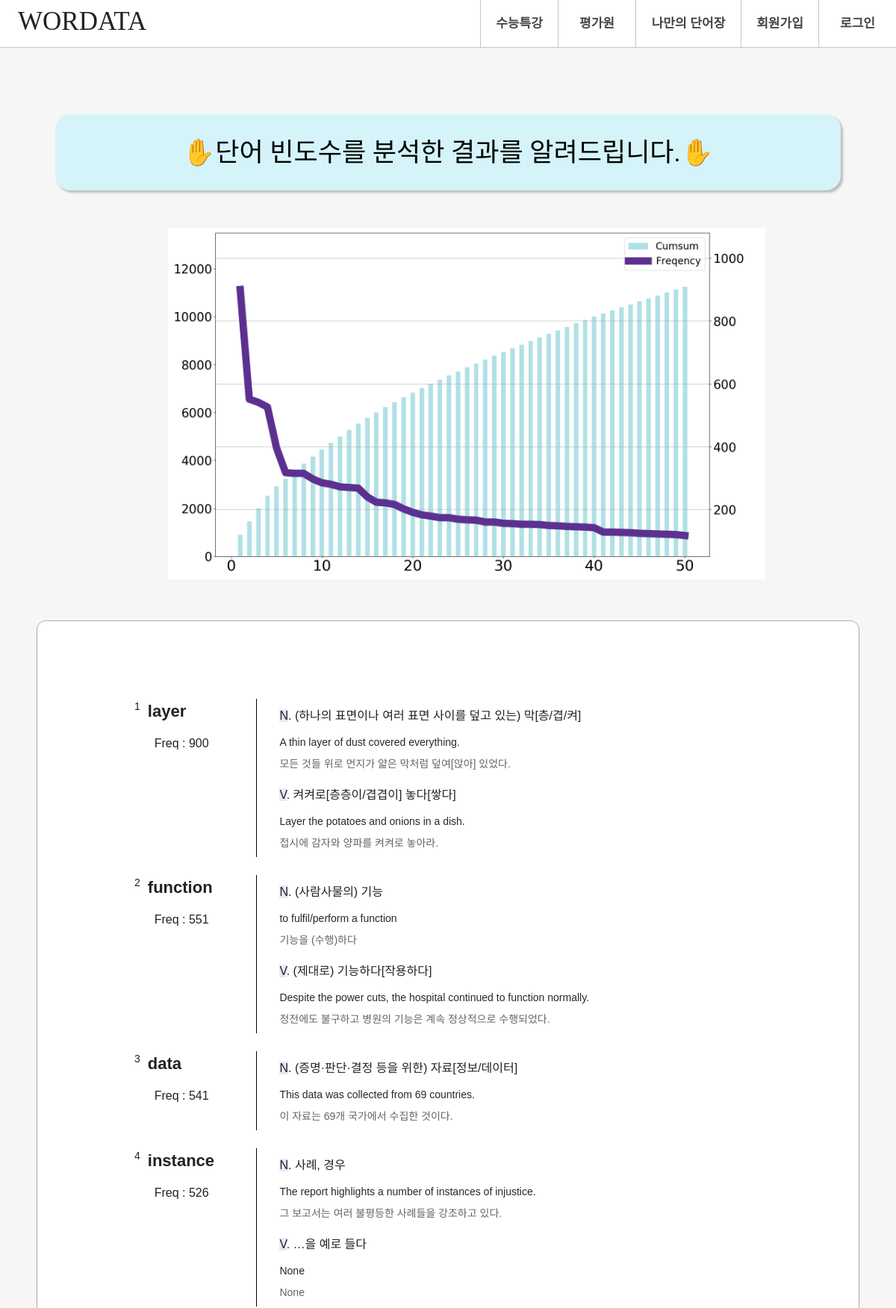
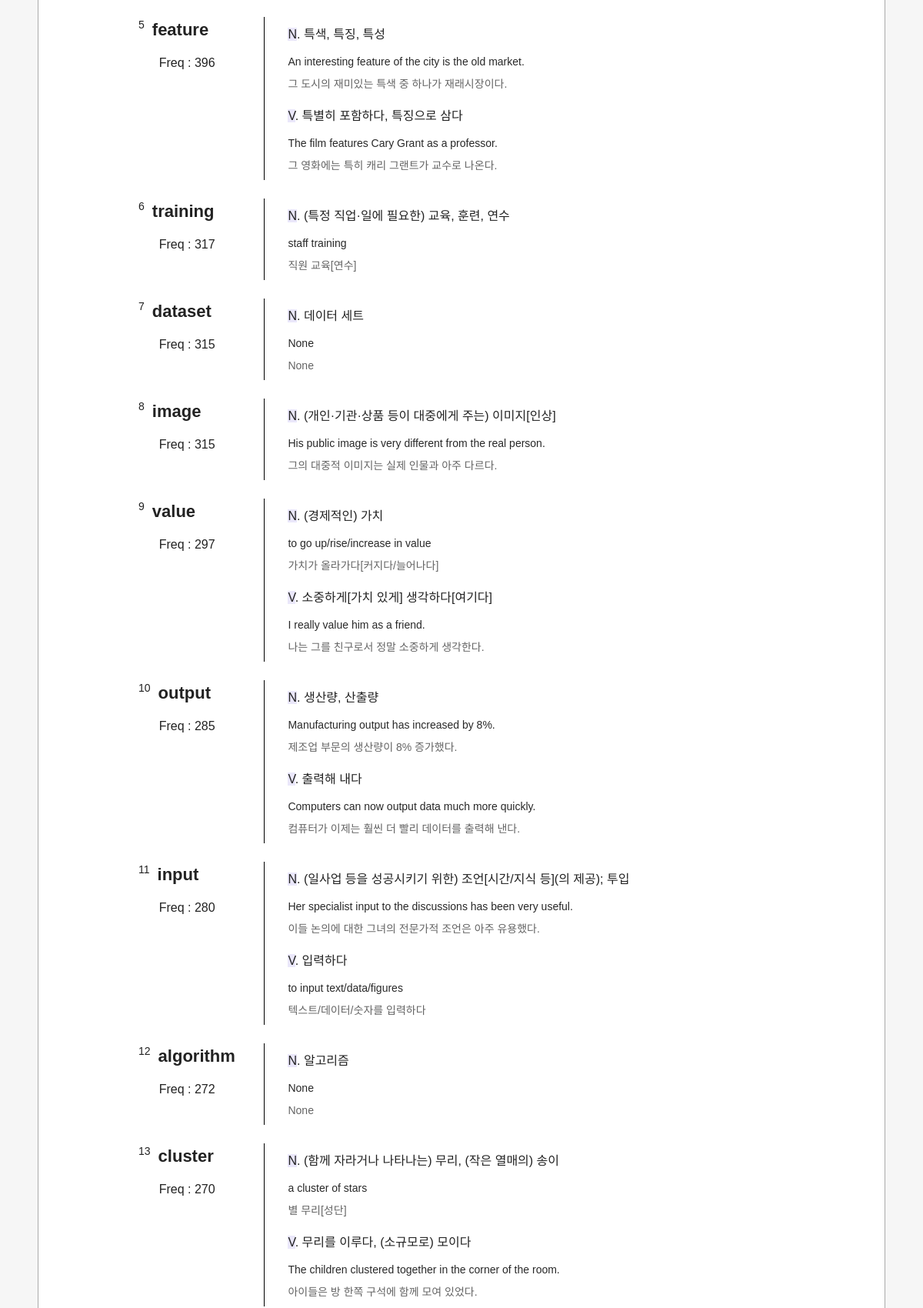
Page /dataframe_words/ (upper part) on the committed database (2 pictures, top to bottom).
### analysis_text/models.py (models this page shows, shortened)
class Dataframe(models.Model):
    numbering = models.IntegerField(default=0, blank=True, null=True)
    word = models.CharField(max_length=50, blank=True, null=True)
    part_of_speech = models.CharField(max_length=20, blank=True, null=True)
    meaning = models.CharField(max_length=40, blank=True, null=True)
    example_sentence = models.TextField(blank=True, null=True)
    sentence_interpretation = models.TextField(blank=True, null=True)
    word_of_frequency = models.IntegerField(default=0, blank=True, null=True)

### analysis_text/views.py (the view)
# urls.py: path('dataframe_words/', views.dataframe_words, name='dataframe_words'),
def dataframe_words(request):
    dataframe_words = Dataframe.objects.all()
    return render(request, 'analysis_text/dataframe_words.html', {'dataframe_words': dataframe_words})

### templates/analysis_text/dataframe_words.html (shortened to what this page needs)
{% extends 'layout.html' %}
{% block content %}
<div class="contents" style=" background-color: #F6F6F6; margin-top: -55px;  padding: 3rem 0;">
    <div class="container">
        <div class="row" style="display: block; text-align: center;">
            <div class="suneung" style="margin-top: 10rem; height: 100px;">
                <h2>&#9995;단어 빈도수를 분석한 결과를 알려드립니다.&#9995;</h2>
            </div>
            <div class="word_graph">
                <div class="graph_img">
                    <img src="../../static/img/graph.png" style="width: 50rem;";>
                </div>
            </div>
            <div class="endWord">
                <div class="word_user">
                {% for word in dataframe_words %}
                    {% if word.numbering != Null %}
                    <div class="UR_box">
                        <div class="UR_one">
                            <div class="UR_eng">
                                <span class="UR_eng_first">{{word.numbering}}&nbsp;</span><span>&nbsp;<span style="font-weight: bold;">{{word.word}}</span></span>
                            </div>
                            <div class="UR_fq">
                                &nbsp;&nbsp;&nbsp;&nbsp;&nbsp;&nbsp;Freq : {{word.word_of_frequency}}
                            </div>
                        </div>
                        <div class="UR_two">
                            <div class="UR_mean">
                                <span class="UR_mean_first">{{word.part_of_speech}}</span>.<span class="UR_mean_second">&nbsp;{{word.meaning}}</span>
                            </div>
                            <div class="UR_ex">
                                {{word.example_sentence}}
                            </div>
                            <div class="UR_exkor">
                                {{word.sentence_interpretation}}
                            </div>
                        </div>
                    </div>
                    {% else%}
                    <div class="UR_box">
                        <div class="UR_one">
                            <div class="UR_eng">
                                <span class="UR_eng_first">&nbsp;</span><span>&nbsp;</span>
                            </div>
                        </div>
                        <div class="UR_two">
                            <div class="UR_mean">
                                <span class="UR_mean_first">{{word.part_of_speech}}</span>.<span class="UR_mean_second">&nbsp;{{word.meaning}}</span>
                            </div>
                            <div class="UR_ex">
                                {{word.example_sentence}}
                            </div>
                            <div class="UR_exkor">
                                {{word.sentence_interpretation}}
                            </div>
                        </div>
                    </div>
                    {% endif %}
                {% endfor %}
                </div>
            </div>
        </div>
    </div>
</div>
{% endblock %}

### static/css/style.css (style rules this page uses)
.container { position: relative; width: 1280px; margin: 0 auto; background: rgba(0,0,0,0); }
.row { padding: 0 24px; }
.suneung { width: 1050px; height: 220px; margin: 0 auto; margin-top: 120px; margin-bottom: 50px; border: 1px solid #D4F4FA; border-radius: 20px; background: #D4F4FA; box-shadow: 3px 3px 3px #BDBDBD; }
.suneung h2 { color: #000; font-size: 35px; margin-top: 25px; margin-bottom: 35px; font-family: 'Jua', sans-serif; text-align: center; }
@media (max-width: 1290px) { .container { width: 100%; } }
.endWord { text-align: center; width: 1100px; border: 1px solid #aaaaaa; background-color: #fff; display: inline-block; border-radius: 12px; padding: 5rem 0; }
.UR_box { text-align: left; font-size: 16px; padding: 0 130px; }
.UR_one { display: inline-block; padding-right: 24px; vertical-align: top; width: 135px; }
.UR_eng { font-size: 22px; }
.UR_eng_first { font-size: 14px; vertical-align: top; }
.UR_fq { margin-top: 15px; }
.UR_two { width: 70%; border-left: 1px solid #000; text-align: left; display: inline-block; padding: 0.5rem 20px; }
.UR_mean { display: inline-block; padding: 0px 10px; margin-top: 3px; margin-bottom: 13px; }
.UR_mean_first { background-color: #EAE7FA; }
.UR_mean_second { overflow: visible; text-align: justify; }
.UR_ex { width: 620px; padding: 0px 10px; font-size: 14px; color: #282828; overflow: visible; text-align: justify; }
.UR_exkor { width: 620px; padding: 0px 10px; margin-top: 8px; font-size: 14px; color: #646464; overflow: visible; text-align: justify; }
.word_graph { text-align: center; margin-bottom: 50px; }
.graph_img { display: inline-block; width: 750px; height: 300px; }

### rows in the picture
Dataframe: numbering "1", word "layer", word_of_frequency "900", part_of_speech "N", meaning "(하나의 표면이나 여러 표면 사이를 덮고 있는) 막[층/겹/켜]", example_sentence "A thin layer of dust covered everything.", sentence_interpretation "모든 것들 위로 먼지가 얇은 막처럼 덮여[앉아] 있었다."
Dataframe: part_of_speech "V", meaning "켜켜로[층층이/겹겹이] 놓다[쌓다]", example_sentence "Layer the potatoes and onions in a dish.", sentence_interpretation "접시에 감자와 양파를 켜켜로 놓아라."
Dataframe: numbering "2", word "function", word_of_frequency "551", part_of_speech "N", meaning "(사람사물의) 기능", example_sentence "to fulfil/perform a function", sentence_interpretation "기능을 (수행)하다"
Dataframe: part_of_speech "V", meaning "(제대로) 기능하다[작용하다]", example_sentence "Despite the power cuts, the hospital continued to function normally.", sentence_interpretation "정전에도 불구하고 병원의 기능은 계속 정상적으로 수행되었다."
Dataframe: numbering "3", word "data", word_of_frequency "541", part_of_speech "N", meaning "(증명·판단·결정 등을 위한) 자료[정보/데이터]", example_sentence "This data was collected from 69 countries.", sentence_interpretation "이 자료는 69개 국가에서 수집한 것이다."
Dataframe: numbering "4", word "instance", word_of_frequency "526", part_of_speech "N", meaning "사례, 경우", example_sentence "The report highlights a number of instances of injustice.", sentence_interpretation "그 보고서는 여러 불평등한 사례들을 강조하고 있다."
Dataframe: part_of_speech "V", meaning "…을 예로 들다", example_sentence "None", sentence_interpretation "None"
Dataframe: numbering "5", word "feature", word_of_frequency "396", part_of_speech "N", meaning "특색, 특징, 특성", example_sentence "An interesting feature of the city is the old market.", sentence_interpretation "그 도시의 재미있는 특색 중 하나가 재래시장이다."
Dataframe: part_of_speech "V", meaning "특별히 포함하다, 특징으로 삼다", example_sentence "The film features Cary Grant as a professor.", sentence_interpretation "그 영화에는 특히 캐리 그랜트가 교수로 나온다."
Dataframe: numbering "6", word "training", word_of_frequency "317", part_of_speech "N", meaning "(특정 직업·일에 필요한) 교육, 훈련, 연수", example_sentence "staff training", sentence_interpretation "직원 교육[연수]"
Dataframe: numbering "7", word "dataset", word_of_frequency "315", part_of_speech "N", meaning "데이터 세트", example_sentence "None", sentence_interpretation "None"
Dataframe: numbering "8", word "image", word_of_frequency "315", part_of_speech "N", meaning "(개인·기관·상품 등이 대중에게 주는) 이미지[인상]", example_sentence "His public image is very different from the real person.", sentence_interpretation "그의 대중적 이미지는 실제 인물과 아주 다르다."
Dataframe: numbering "9", word "value", word_of_frequency "297", part_of_speech "N", meaning "(경제적인) 가치", example_sentence "to go up/rise/increase in value", sentence_interpretation "가치가 올라가다[커지다/늘어나다]"
Dataframe: part_of_speech "V", meaning "소중하게[가치 있게] 생각하다[여기다]", example_sentence "I really value him as a friend.", sentence_interpretation "나는 그를 친구로서 정말 소중하게 생각한다."
Dataframe: numbering "10", word "output", word_of_frequency "285", part_of_speech "N", meaning "생산량, 산출량", example_sentence "Manufacturing output has increased by 8%.", sentence_interpretation "제조업 부문의 생산량이 8% 증가했다."
Dataframe: part_of_speech "V", meaning "출력해 내다", example_sentence "Computers can now output data much more quickly.", sentence_interpretation "컴퓨터가 이제는 훨씬 더 빨리 데이터를 출력해 낸다."
Dataframe: numbering "11", word "input", word_of_frequency "280", part_of_speech "N", meaning "(일사업 등을 성공시키기 위한) 조언[시간/지식 등](의 제공); 투입", example_sentence "Her specialist input to the discussions has been very useful.", sentence_interpretation "이들 논의에 대한 그녀의 전문가적 조언은 아주 유용했다."
Dataframe: part_of_speech "V", meaning "입력하다", example_sentence "to input text/data/figures", sentence_interpretation "텍스트/데이터/숫자를 입력하다"
Dataframe: numbering "12", word "algorithm", word_of_frequency "272", part_of_speech "N", meaning "알고리즘", example_sentence "None", sentence_interpretation "None"
Dataframe: numbering "13", word "cluster", word_of_frequency "270", part_of_speech "N", meaning "(함께 자라거나 나타나는) 무리, (작은 열매의) 송이", example_sentence "a cluster of stars", sentence_interpretation "별 무리[성단]"
Dataframe: part_of_speech "V", meaning "무리를 이루다, (소규모로) 모이다", example_sentence "The children clustered together in the corner of the room.", sentence_interpretation "아이들은 방 한쪽 구석에 함께 모여 있었다."
